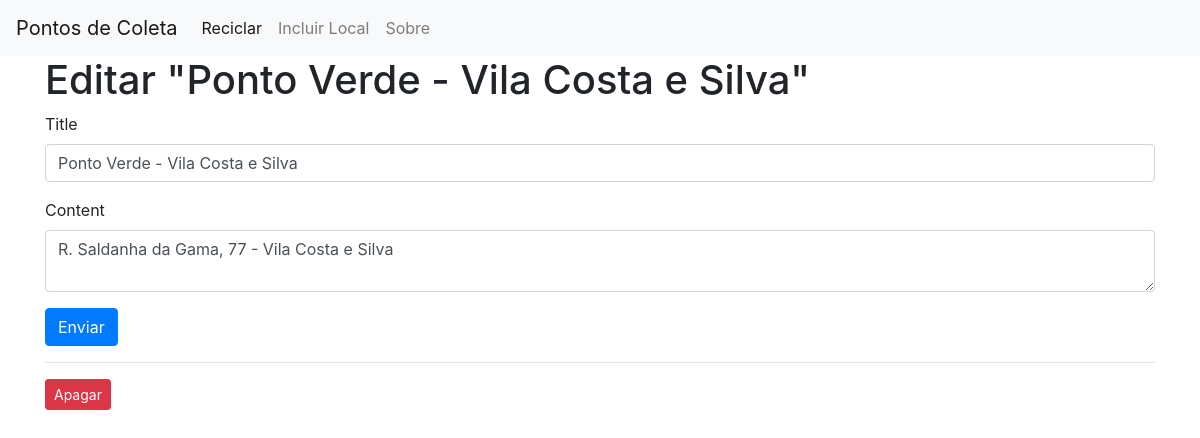
Screenshot of /5/edit with the database file from the repository.
### app.py (models this page shows)
class Posts(db.Model):
   id = db.Column(db.Integer, primary_key=True)
   title = db.Column(db.String(80), nullable=False)
   content = db.Column(db.String(200), nullable=False)

### app.py (the view, shortened to what this page needs)
@app.route('/<int:id>/edit', methods=('GET', 'POST'))
def edit(id):
    post = get_post(id)
    return render_template('edit.html', post=post)

### app.py (called while the page is built)
def get_post(post_id):
   post = Posts.query.filter_by(id=post_id).first()
   if post is None:
      abort(404)
   return post

### templates/edit.html (shortened to what this page needs)
{% extends 'base.html' %}
{% block content %}
<h1>{% block title %} Editar "{{ post['title'] }}" {% endblock %}</h1>
<form method="post">
    <div class="form-group">
        <label for="title">Title</label>
        <input type="text" name="title" placeholder="Post title"
               class="form-control"
               value="{{ request.form['title'] or post['title'] }}">
    </div>
    <div class="form-group">
        <label for="content">Content</label>
        <textarea name="content" placeholder="Post content"
                  class="form-control">{{ request.form['content'] or post['content'] }}</textarea>
    </div>
    <div class="form-group">
        <button type="submit" class="btn btn-primary">Enviar</button>
    </div>
</form>
<hr>
<form action="{{ url_for('delete', id=post['id']) }}" method="POST">
    <input type="submit" value="Apagar"
            class="btn btn-danger btn-sm"
            onclick="return confirm('Tem certeza que deseja apagar essa postagem?')">
</form>
{% endblock %}

### rows the page displays
Posts: title "Ponto Verde - Vila Costa e Silva", content "R. Saldanha da Gama, 77 - Vila Costa e Silva"
